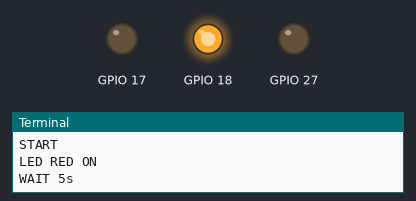
Recording of a program running on a simulated Raspberry Pi (BCM pin numbers). Parts: output pins drawn as LEDs (lit = HIGH), the last lines printed to the terminal.

Above: at 2.5 s.
At 8.5 s:
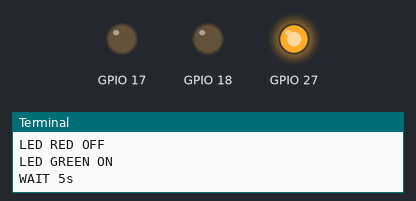
At 17.5 s:
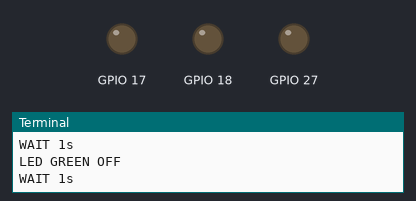
At 20.5 s:
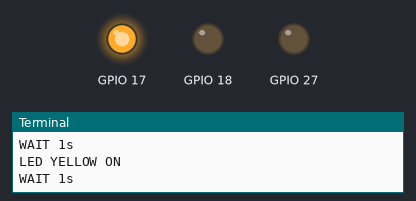
At 26.5 s:
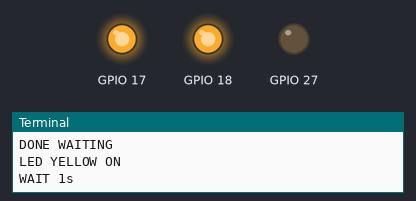
Timing chart, 0 to 27.3 s (numbered marks = the images above):
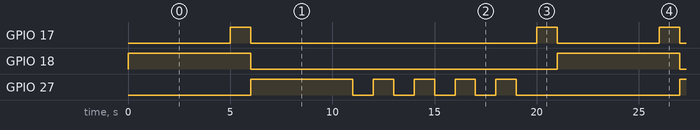

The program:

RPi-traficlights-python.py
```python
import RPi.GPIO as GPIO
import time

GPIO.setmode(GPIO.BCM)
GPIO.setwarnings(False)
GPIO.setup(18,GPIO.OUT)     # Pin usage GPIO Pin 18
GPIO.setup(17,GPIO.OUT)     # Pin usage GPIO Pin 17
GPIO.setup(27,GPIO.OUT)     # Pin usage GPIO Pin 27

while True:                 # Loop for ever

 print('START')             # Say in Terminal
 GPIO.output(18,GPIO.HIGH)  # Set GPIO Pin "High"
 print('LED RED ON')        # Say in Terminal
 print('WAIT 5s')           # Say in Terminal
 time.sleep(5)              # Waiting
 print('DONE WAITING')      # Say in Terminal

 GPIO.output(17,GPIO.HIGH)
 print('LED YELLOW ON')
 print('WAIT 1s')
 time.sleep(1)
 print('DONE WAITING')

 GPIO.output(17,GPIO.LOW)
 print('LED YELLOW OFF')
 GPIO.output(18,GPIO.LOW)
 print('LED RED OFF')

 GPIO.output(27,GPIO.HIGH)
 print('LED GREEN ON')
 print('WAIT 5s')
 time.sleep(5)
 print('DONE WAITING')

 GPIO.output(27,GPIO.LOW)
 print('LED GREEN OFF')
 print('WAIT 1s')
 time.sleep(1)

 GPIO.output(27,GPIO.HIGH)
 print('LED GREEN ON')
 print('WAIT 1s')
 time.sleep(1)

 GPIO.output(27,GPIO.LOW)
 print('LED GREEN OFF')
 print('WAIT 1s')
 time.sleep(1)

 GPIO.output(27,GPIO.HIGH)
 print('LED GREEN ON')
 print('WAIT 1s')
 time.sleep(1)

 GPIO.output(27,GPIO.LOW)
 print('LED GREEN OFF')
 print('WAIT 1s')
 time.sleep(1)

 GPIO.output(27,GPIO.HIGH)
 print('LED GREEN ON')
 print('WAIT 1s')
 time.sleep(1)

 GPIO.output(27,GPIO.LOW)
 print('LED GREEN OFF')
 print('WAIT 1s')
 time.sleep(1)

 GPIO.output(27,GPIO.HIGH)
 print('LED GREEN ON')
 print('WAIT 1s')
 time.sleep(1)

 GPIO.output(27,GPIO.LOW)
 print('LED GREEN OFF')
 print('WAIT 1s')
 time.sleep(1)

 GPIO.output(17,GPIO.HIGH)
 print('LED YELLOW ON')
 print('WAIT 1s')
 time.sleep(1)

 GPIO.output(17,GPIO.LOW)
 print('LED YELLOW OFF')
 print('WAIT 1s')
 print('END')

 GPIO.output(17,GPIO.LOW)
 GPIO.output(18,GPIO.LOW)
 GPIO.output(27,GPIO.LOW)
```

Measured:
- by itself, GPIO 17: repeats every 21.0 s: LOW 14.0 s, HIGH 1.0 s, LOW 5.0 s, HIGH 1.0 s
- by itself, GPIO 18: alternates HIGH for 6.0 s and LOW for 15.0 s
- by itself, GPIO 27: repeats every 21.0 s: 4 × (LOW 1.0 s, HIGH 1.0 s), LOW 8.0 s, HIGH 5.0 s
